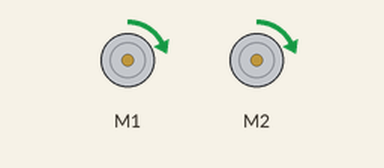
The sketch below on a simulated Arduino Uno, built with avr-gcc and run on an emulated ATmega328P. Shown: 2 × DC motor (green arrow = forward, orange = backward, longer = faster).

Above: at 0.15 s.
At 10.97 s:
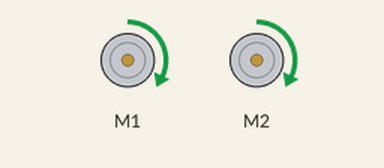
At 19.98 s:
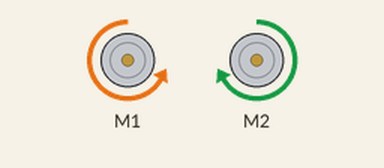
At 39.82 s:
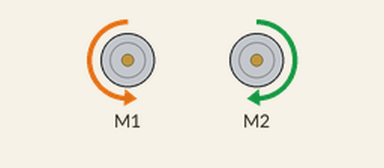
Timing chart, 0 to 40.0 s (numbered marks = the images above):
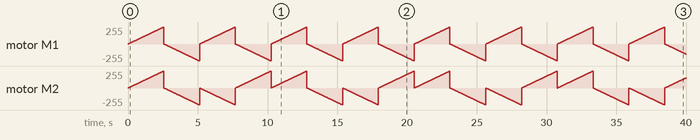

The sketch:

TestHuzzah.ino
```cpp
#include <Wire.h>
#include <Adafruit_MotorShield.h>
#include "utility/Adafruit_MS_PWMServoDriver.h"

Adafruit_MotorShield AFMS = Adafruit_MotorShield();

Adafruit_DCMotor *motorOne = AFMS.getMotor(1);
Adafruit_DCMotor *motorTwo = AFMS.getMotor(2);


void setup() {
  Serial.begin(9600);

  AFMS.begin();
}

void loop() {
  motorOne -> run(FORWARD);
  motorTwo -> run(FORWARD);
  for(int i = 0; i < 256; i++){
    motorOne -> setSpeed(i);
    motorTwo -> setSpeed(i);
    delay(10);
  }

  motorOne -> run(BACKWARD);
  motorTwo -> run(BACKWARD);
  for(int i = 0; i < 256; i++){
    motorOne -> setSpeed(i);
    motorTwo -> setSpeed(i);
    delay(10);
  }

  motorOne -> run(FORWARD);
  motorTwo -> run(BACKWARD);
  for(int i = 0; i < 256; i++){
    motorOne -> setSpeed(i);
    motorTwo -> setSpeed(i);
    delay(10);
  }

  motorOne -> run(BACKWARD);
  motorTwo -> run(FORWARD);
  for(int i = 0; i < 256; i++){
    motorOne -> setSpeed(i);
    motorTwo -> setSpeed(i);
    delay(10);
  }
}
```
